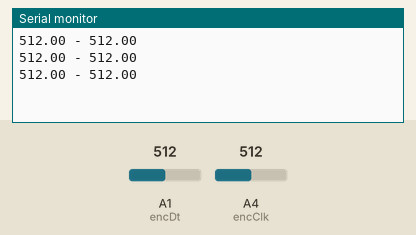
Recording of a sketch running on a simulated Arduino Uno, built with avr-gcc and run on an emulated ATmega328P. Shown: the last lines printed to the serial monitor. The test bench sets the inputs (shaded band); at power-on: A1 (encDt) = 512, A4 (encClk) = 512.

Above: at 2.2 s.
2.3 s: A1 (encDt) set to 716
At 2.9 s:
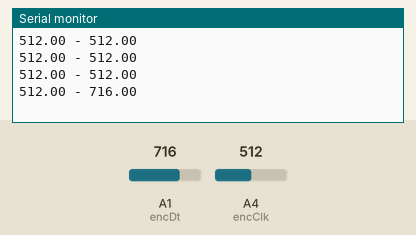
3.8 s: A4 (encClk) set to 716
At 4.4 s:
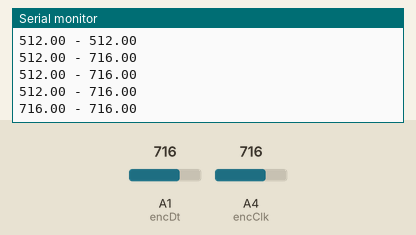
5.3 s: A1 (encDt) set to 900
At 5.9 s:
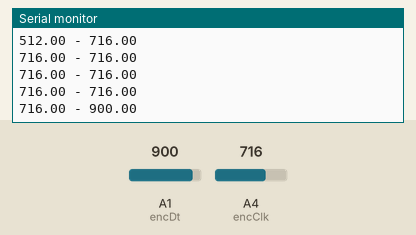
6.8 s: A4 (encClk) set to 900
At 7.4 s:
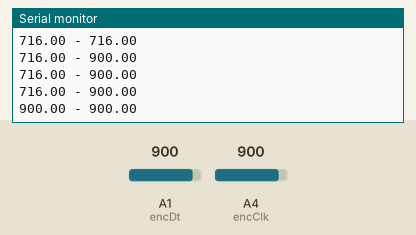
Timing chart, 0 to 9.3 s (numbered marks = the images above; inputs shaded):
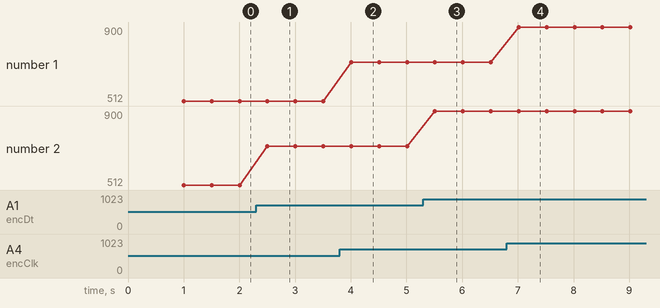

The sketch:

ESP32RotaryEncoderTester.ino
```cpp
#include <Arduino.h>

// Rotary encoder is wired to
const int encClk = 4;
const int encDt = 15;

// variable for storing the potentiometer value
int encValue = 0;
float printValue = 0;

void setup()
{
  Serial.begin(115200);
  delay(1000);
}

void loop()
{
  encValue = analogRead(encClk);
  // Use if you want to convert to volts
  // printValue = 3.3 / 4096 * encValue;
  printValue = encValue;
  Serial.print(printValue);

  Serial.print(" - ");

  encValue = analogRead(encDt);
  // Use if you want to convert to volts
  // printValue = 3.3 / 4096 * encValue;
  printValue = encValue;
  Serial.println(printValue);

  delay(500);
}
```

Measured:
- after the input at 2.3 s, the serial monitor: prints a new line after 0.20 s (image 1)
- after the input at 3.8 s, the serial monitor: prints a new line after 0.21 s (image 2)
- after the input at 5.3 s, the serial monitor: prints a new line after 0.21 s (image 3)
- after the input at 6.8 s, the serial monitor: prints a new line after 0.22 s (image 4)
- plotted number 2: 512 → 716 after the input at 2.3 s, 716 → 900 after the input at 5.3 s
